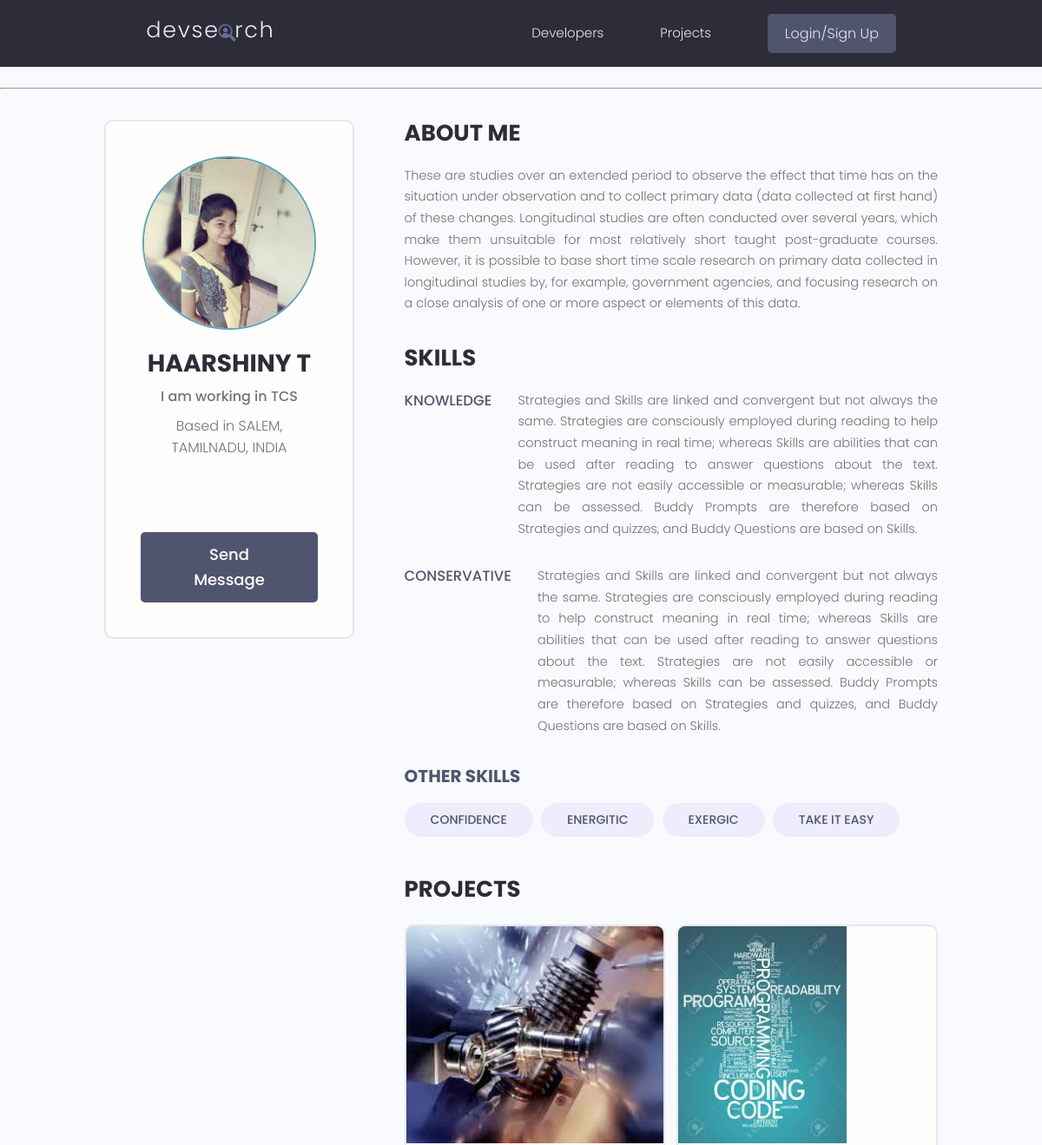
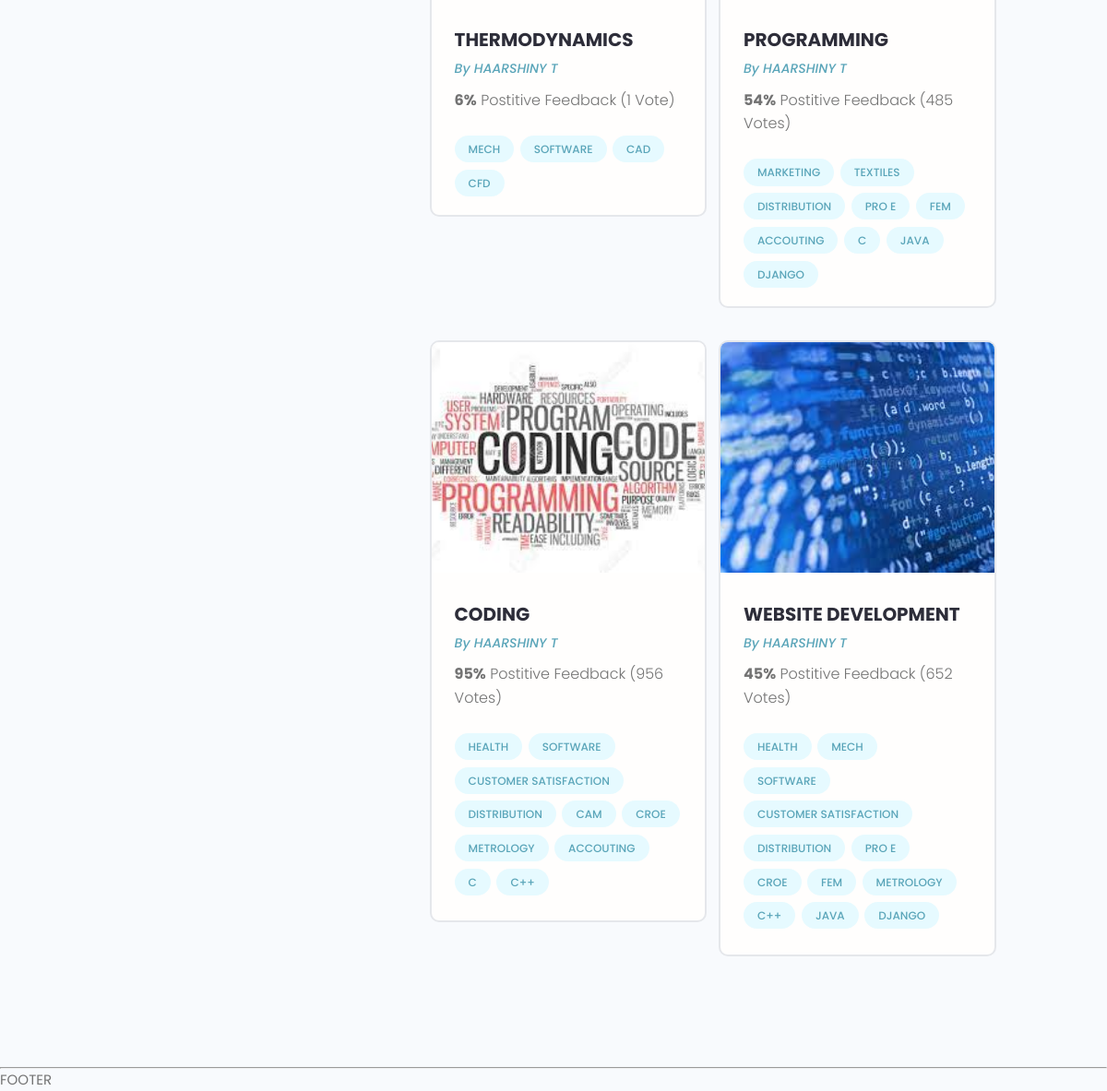
Screenshot of /single-profile/17/ with the database file from the repository (2 pictures, top to bottom).
### users/models.py (models this page shows, shortened)
class Profile(models.Model):
    user = models.OneToOneField(User,on_delete=models.CASCADE,null=True,blank=True)
    name = models.CharField(max_length=200)
    username = models.CharField(max_length=200,null=True,blank=True)
    email = models.EmailField(null=True,blank=True)
    profile_image = models.ImageField(upload_to='profiles',default='profiles/download.png',null=True,blank=True)
    short_intro = models.CharField(max_length=2000,null=True,blank=True)
    bio = models.TextField(null=True,blank=True)
    location = models.CharField(max_length=500,null=True,blank=True)
    social_github = models.CharField(max_length=2000,null=True,blank=True)
    social_twitter = models.CharField(max_length=2000,null=True,blank=True)
    social_youtube = models.CharField(max_length=2000,null=True,blank=True)
    social_linkedin = models.CharField(max_length=2000,null=True,blank=True)
    social_website = models.CharField(max_length=2000,null=True,blank=True)
    created = models.DateTimeField(auto_now_add=True)

class Skill(models.Model):
    owner = models.ForeignKey(Profile, on_delete=models.CASCADE,null=True,blank=True)
    name = models.CharField(max_length=200)
    description = models.TextField(null=True,blank=True)
    created = models.DateTimeField(auto_now_add=True)

### project1/models.py (models this page shows, shortened)
class Project(models.Model):
    project_type = [('static','static application'),
                    ('dynamic','web application')
    ]
    owner = models.ForeignKey(Profile,on_delete=models.CASCADE,null=True,blank=True)
    title = models.CharField (max_length=500)
    description = models.TextField (max_length=5000,null=True,blank=True)
    image = models.ImageField (upload_to='photos/', default='photos/download.jpg',null=True,blank=True)
    demo_link = models.CharField (max_length=2000,null=True,blank=True)
    source_link = models.CharField (max_length=2000,null=True,blank=True)
    tags= models.ManyToManyField('Tag',blank=True)
    created = models.DateTimeField (auto_now_add=True)
    vote_total = models.IntegerField (default=0,null=True,blank=True)
    vote_ratio = models.IntegerField (default=0,null=True,blank=True)
    type = models.CharField (max_length=30,choices=project_type,null=True,blank=True)

class Tag(models.Model):
    name=models.CharField(max_length=500)
    created = models.DateTimeField (auto_now_add=True)
    def __str__(self):
        return self.name

### users/views.py (the view)
# urls.py: path('',views.profiles,name='all-profile'),
def profile(request,pk):
    profile = Profile.objects.get(id=pk)
    topskill = profile.skill_set.exclude(description='')
    otherskill = profile.skill_set.filter(description='')
    context={ 'profile': profile,
              'topskill' : topskill, 'otherskill' : otherskill,
    }
    return render(request,'users/single-profile.html',context)

### users/templates/users/single-profile.html (shortened to what this page needs)
{% extends 'main.html' %}
{% block content %}
  <main class="profile my-md">
    <div class="container">
      <div class="layout">
        <div class="column column--1of3">
          <div class="card text-center">
            <div class="card__body dev">
              <img class="avatar avatar--xl" src="{{profile.profile_image.url}}" />
              <h2 class="dev__name">{{profile.name}}</h2>
              <p class="dev__title">{{profile.short_intro}}</p>
              <p class="dev__location">Based in {{profile.location}}</p>
              <ul class="dev__social">
              </ul>
             {% if profile != request.user.profile %}
             <a href="{% url 'users:create-message' profile.id %}" class="btn btn--sub btn--lg">Send Message </a>
             {% endif %}
            </div>
          </div>
        </div>
        <div class="column column--2of3">
          <div class="devInfo">
            <h3 class="devInfo__title">About Me</h3>
            <p class="devInfo__about">
              {{profile.bio}}
            </p>
          </div>
          <div class="devInfo">
            <h3 class="devInfo__title">Skills</h3>
            <div class="devInfo__skills">
              {% for skill in topskill %}
              <div class="devSkill">
                <h4 class="devSkill__title">{{skill.name}}</h4>
                <p class="devSkill__info">
                  {{skill.description}}
                </p>
              </div>
              {% endfor %}
              <h3 class="devInfo__subtitle">Other Skills</h3>
              <div class="devInfo__otherSkills">
                {% for skill in otherskill %}
                <span class="tag tag--pill tag--sub tag--lg">
                  <small>{{skill.name}}</small>
                </span>
                {% endfor %}
              </div>
            </div>
          </div>
          <div class="devInfo">
            <h3 class="devInfo__title">Projects</h3>
            <div class="grid grid--two">
               {% for project in profile.project_set.all %}
              <div class="column">
                <div class="card project">
                  <a href="{% url 'project1:project3' project.id %} " class="project">
                    <img class="project__thumbnail" src="{{project.image.url}}" alt="project thumbnail" />
                    <div class="card__body">
                      <h3 class="project__title">{{project.title}}</h3>
                      <p><a class="project__author" href="{% url 'users:single-profile' project.owner.id %}">By {{project.owner.name}}</a></p>
                      <p class="project--rating">
                        <span style="font-weight: bold;">{{project.vote_ratio}}%</span> Postitive
                        Feedback ({{project.vote_total}} Vote{{project.vote_total|pluralize:"s"}})
                      </p>
                      <div class="project__tags">
                        {% for tag in project.tags.all %}
                        <span class="tag tag--pill tag--main">
                          <small>{{tag}}</small>
                        </span>
                        {% endfor %}
                      </div>
                    </div>
                  </a>
                </div>
              </div>
              {% endfor %}
            </div>
          </div>
        </div>
      </div>
    </div>
  </main>
{% endblock %}

### static/styles/app.css (style rules this page uses)
:root { --color-sub: #2d2d39; }
.btn--sub { background-color: var(--color-sub-light); }
.card { border: 2px solid var(--color-light); }
img { width: 100%; }
.profile .card > .dev { padding: 4rem; }
.dev__name { color: var(--color-sub); font-size: 2.8rem; font-weight: 700; margin-top: 1rem; margin-bottom: 0.5rem; }
.dev__title { font-size: 1.6rem; font-weight: 500; line-height: 1.3; }
.dev__location { margin-top: 1rem; }
.dev__social { margin: 3rem 0; list-style: none; display: flex; justify-content: center; gap: 1.5rem; }
.devInfo { margin-bottom: 3rem; }
.devInfo__title, .devInfo__subtitle { font-size: 2.6rem; color: var(--color-sub); text-transform: uppercase; font-weight: 700; margin-bottom: 1.5rem; }
.devInfo__subtitle { font-size: 2rem; color: var(--color-sub-light); }
.devInfo__about, .devSkill__info { font-size: 1.45rem; line-height: 1.7; text-align: justify; }
.devSkill { margin-bottom: 3rem; }
.devSkill__title { font-size: 1.65rem; font-weight: 500; color: var(--color-sub-light); }
@media screen and (min-width: 700px) { .devSkill { display: flex; justify-content: space-between; gap: 3rem; } }
@media screen and (min-width: 700px) { .devSkill__info { flex-basis: 80%; } }
.project__author { font-size: 1.4rem; font-style: italic; }
.project--rating { margin-bottom: 1.6em; margin-top: .5em; }
.project__thumbnail { height: 25rem; object-fit: cover; object-position: top center; }
.project__title { font-size: 2rem; font-weight: 700; color: var(--color-sub); }

### static/uikit/styles/modules/_variables.css (style rules this page uses)
:root { --color-main: #5aa5b9; --color-main-light: #e6faff; --color-sub: #3f4156; --color-sub-light: #51546e; --color-sub-lighter: #ededfd; --color-text: #737373; --color-gray: #8b8b8b; --color-light: #e5e7eb; --color-light-gray: #767676; --color-bg: #f8fafd; --color-white: #fffefd; --color-white-light: #f3f3f3; --color-success: #359e64; --color-success-bg: #def8e8; --color-error: #fc4b0b; --color-error-bg: #fff2ee; --font-base: 'Poppins', arial, helvetica, 'Segoe UI', roboto, ubuntu, sans-serif; --font-monospace: 'Fira Code', 'Courier New', courier, monospace; --font-regular: 300; --font-medium: 500; --font-bold: 700; --generic-shadow: 1px 1px 5px #00000010; --generic-transition: all 0.3s ease-in-out; }

### static/uikit/styles/modules/_base.css (style rules this page uses)
* { margin: 0; padding: 0; box-sizing: border-box; text-rendering: optimizeLegibility; color: inherit; font-size: inherit; }
html { font-size: 50%; }
@media only screen and (min-width: 480px) { html { font-size: 56.25%; } }
@media only screen and (min-width: 1200px) { html { font-size: 62.5%; } }
body { line-height: 1.6; font-weight: 400; font-size: 1.5rem; color: var(--color-text); background-color: var(--color-bg); min-height: 100vh; }

### static/uikit/styles/modules/_typography.css (style rules this page uses)
* { font-family: var(--font-base); }
h2 { font-size: 3.6rem; font-weight: var(--font-bold); }
h3 { font-size: 3.2rem; font-weight: var(--font-medium); }
h4 { font-size: 2.8rem; font-weight: var(--font-medium); }
p, span, strong { font-size: 1.6rem; color: var(--color-text); font-weight: var(--font-regular); }
a { padding-bottom: 2px; text-decoration: none; display: inline-block; color: var(--color-main); font-weight: var(--font-medium); }

### static/uikit/styles/modules/_utilities.css (style rules this page uses)
.container { width: 92%; max-width: 165rem; margin: 0 auto; box-sizing: border-box; }
@media screen and (min-width: 1000px) { .container { width: 90%; } }
@media screen and (min-width: 1200px) { .container { width: 80%; } }
.text-center { text-align: center; }
.my-md { margin: 3rem auto; }

### static/uikit/styles/modules/_avatar.css (style rules this page uses)
.avatar { border-radius: 50%; border: 2px solid var(--color-main); object-fit: cover; }
.avatar--xl { height: 20rem; width: 20rem; }

### static/uikit/styles/modules/_button.css (style rules this page uses)
.btn { display: inline-block; position: relative; cursor: pointer; background-color: var(--color-light); font-weight: var(--font-medium); color: var(--color-sub); text-decoration: none; padding: 1rem 2rem; border-radius: 0.5rem; border: none; width: -webkit-fit-content; width: -moz-fit-content; width: fit-content; height: -webkit-fit-content; height: -moz-fit-content; height: fit-content; font-size: 1.6rem; outline-width: 0; outline-color: transparent; -webkit-backface-visibility: hidden; backface-visibility: hidden; transition: all 0.3s ease-in-out; }
.btn--sub { background-color: var(--color-sub); color: var(--color-white); }
.btn--lg { font-size: 1.8rem; padding: 1.2rem 4.5rem; }

### static/uikit/styles/modules/_card.css (style rules this page uses)
.card { border-radius: 1rem; background-color: var(--color-white); border: 1.5px solid var(--color-light); width: auto; height: auto; margin-top: 0.5rem; margin-bottom: 0.5rem; overflow: hidden; }
.card__body, .card__header { padding: 2rem 2.5rem; }

### rows the page displays
Profile: profile_image (picture), name "HAARSHINY T", short_intro "I am working in TCS", location "SALEM, TAMILNADU, INDIA", bio "These are studies over an extended period to observe the effect that time has on the situation under observation and to collect primary data (data collected at first hand) of these changes. Longitudinal studies are often conducted over several years, which make them unsuitable for most relatively short taught post-graduate courses. However, it is possible to base short time scale research on primary data collected in longitudinal studies by, for example, government agencies, and focusing research on a close analysis of one or more aspect or elements of this data."
Skill: name "KNOWLEDGE", description "Strategies and Skills are linked and convergent but not always the same. Strategies are consciously employed during reading to help construct meaning in real time; whereas Skills are abilities that can be used after reading to answer questions about the text. Strategies are not easily accessible or measurable; whereas Skills can be assessed. Buddy Prompts are therefore based on Strategies and quizzes, and Buddy Questions are based on Skills."
Skill: name "CONSERVATIVE", description "Strategies and Skills are linked and convergent but not always the same. Strategies are consciously employed during reading to help construct meaning in real time; whereas Skills are abilities that can be used after reading to answer questions about the text. Strategies are not easily accessible or measurable; whereas Skills can be assessed. Buddy Prompts are therefore based on Strategies and quizzes, and Buddy Questions are based on Skills."
Skill: name "CONFIDENCE"
Skill: name "ENERGITIC"
Skill: name "EXERGIC"
Skill: name "TAKE IT EASY"
Project: image (picture), title "THERMODYNAMICS", owner.name "HAARSHINY T", vote_ratio "6", vote_total "1"
Tag: name "MECH"
Tag: name "SOFTWARE"
Tag: name "CAD"
Tag: name "CFD"
Project: image (picture), title "PROGRAMMING", owner.name "HAARSHINY T", vote_ratio "54", vote_total "485"
Tag: name "MARKETING"
Tag: name "TEXTILES"
Tag: name "DISTRIBUTION"
Tag: name "PRO E"
Tag: name "FEM"
Tag: name "ACCOUTING"
Tag: name "C"
Tag: name "JAVA"
Tag: name "DJANGO"
Project: image (picture), title "CODING", owner.name "HAARSHINY T", vote_ratio "95", vote_total "956"
Tag: name "HEALTH"
Tag: name "CUSTOMER SATISFACTION"
Tag: name "CAM"
Tag: name "CROE"
Tag: name "METROLOGY"
Tag: name "C++"
Project: image (picture), title "WEBSITE DEVELOPMENT", owner.name "HAARSHINY T", vote_ratio "45", vote_total "652"
